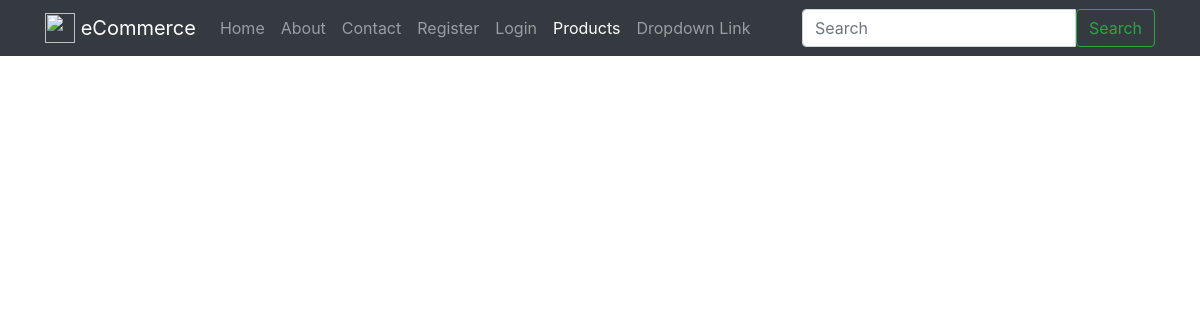
The app's page /products/, older data.
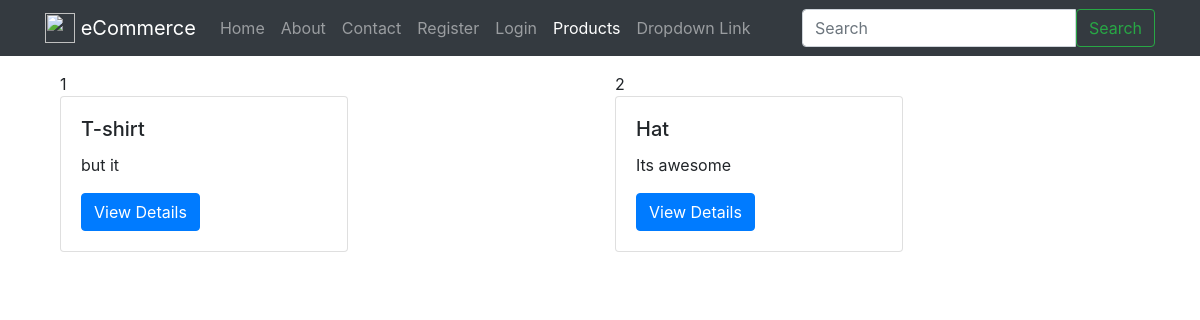
The same page, newer data.
### products/models.py (models this page shows, shortened)
class Product(models.Model):
    title       = models.CharField(max_length=20)
    slug        = models.SlugField(blank=True, default= 'hey', unique=True)
    description = models.TextField()
    price       = models.DecimalField(decimal_places=2, max_digits=10, default=39.99)
    image       = models.ImageField(upload_to=upload_image_path, null=True, blank=True)
    featured    = models.BooleanField(default=False)
    timestamp   = models.DateTimeField(auto_now_add=True)
    active      = models.BooleanField(default=True)
    objects = ProductManager()
    def get_absolute_url(self):
        return reverse("products:detail", kwargs={"slug":self.slug})

### products/views.py (the view)
class ProductListView(ListView):
    template_name = "product/list.html"
    def get_queryset(self, *args, **kwargs):
        request = self.request
        return Product.objects.all()

### products/models.py (called while the page is built)
    def active(self):
        return self.filter(active=True)

    def all(self):
        return self.get_queryset().active()

    def get_queryset(self):
        return ProductQuerySet(self.model, using=self._db)

### products/templates/product/list.html
{% extends "base.html" %}
{% block content %}
    <div class="container">
      <div class="row">
       {% for obj in object_list %}
        <div class="col">
        {{ forloop.counter }}
        {% include 'product/snippets/card.html' with instance=obj %}
        {% if forloop.counter|divisibleby:3 %}
         </div> </div><div class="row"><div class="col-12"><hr/> </div>
        {% else %}
         </div>
        {% endif %}
       {% endfor %}
      </div>
    </div>
{% endblock %}

### templates/base.html (shortened to what this page needs)
{% load static %}
<!doctype html>
<html lang="en">
  <head>
    {% include 'base/css.html' %}
  </head>
  <body>
    {% include 'base/navbar.html' with brand_name='eCommerce' %}
    <div class="container">
    {% block content %}{% endblock %}
    </div>
  </body>
</html>

### templates/base/css.html (shortened to what this page needs)
{% load static %}
<link rel="stylesheet" href="https://stackpath.bootstrapcdn.com/bootstrap/4.1.0/css/bootstrap.min.css">

### templates/base/navbar.html (shortened to what this page needs)
{% url 'home' as home_url %}
{% url 'products:list' as list_url %}
<nav class="navbar navbar-expand-lg navbar-dark bg-dark mb-3" >
<div class="container">
 <a class="navbar-brand" href="{{home_url}}">
    <img src="http://getbootstrap.com/assets/brand/bootstrap-solid.svg" width="30" height="30" class="d-inline-block align-top" alt="">
       {% if brand_name %} {{ brand_name }} {% else %} CFE eCommerce {% endif%}
        </a>
  <div class="collapse navbar-collapse" id="navbarSupportedContent">
    <ul class="navbar-nav mr-auto">
      <li class="nav-item {% if request.path == home_url %}active{% endif %}">
        <a class="nav-link" href="{% url 'home' %}">Home <span class="sr-only">(current)</span></a>
      </li>
      <li class="nav-item  {% if request.path == 'about' %}active{% endif %}">
        <a class="nav-link" href="{% url 'about' %}">About <span class="sr-only">(current)</span></a>
      </li>
      <li class="nav-item  {% if request.path == 'contact' %}active{% endif %}">
        <a class="nav-link" href="{% url 'contact' %}">Contact <span class="sr-only">(current)</span></a>
      </li>
    {% if request.user.is_authenticated %}
      <li class="nav-item {% if request.path == 'login' %}active{% endif %}">
        <a class="nav-link" href="{% url 'login' %}"> Logout <span class="sr-only">(current)</span></a>
      </li>
    {% else %}
      <li class="nav-item  {% if request.path == 'register' %}active{% endif %}">
        <a class="nav-link" href="{% url 'register' %}">Register <span class="sr-only">(current)</span></a>
      </li>
      <li class="nav-item {% if request.path == 'login' %}active{% endif %}">
        <a class="nav-link" href="{% url 'login' %}"> Login <span class="sr-only">(current)</span></a>
      </li>
    {% endif %}
      <li class="nav-item  {% if request.path == list_url %}active{% endif %}">
        <a class="nav-link" href="{% url 'products:list' %}">Products</a>
      </li>
      <li class="nav-item dropdown">
    <a class="nav-link dropdown toggle" href="http://example.com" id="navbarDropdownMenuLink" data-toggle="dropdown" aria-haspopup="true" aria-expanded="false">
        Dropdown Link </a>
      </li>
    </ul>
      {% include 'search/snippets/search-form.html' %}
   </div>
</div>
</nav>

### search/templates/search/snippets/search-form.html
 <form method="GET" action ="{% url "search:query" %}" class="form my-auto my-lg-0">
     <div class="input-group">
      <input class="form-control" type="text" name="q" placeholder="Search" aria-label="Search" value="{{ request.GET.q }}">
     <span class="input-group-btn">
         <button class="btn btn-outline-success" type="submit">Search</button>
     </span>
    </div>
 </form>

### products/templates/product/snippets/card.html (shortened to what this page needs)
<div class="card" style="width: 18rem;">
  <div class="card-body">
    <h5 class="card-title">{{ instance.title }}</h5>
      <p class="card-text">{{ instance.description|truncatewords:12 }}</p>
    <a href="{{ instance.get_absolute_url }}" class="btn btn-primary">View Details</a>
  </div>
</div>

### templates/base/js.html (shortened to what this page needs)
{% load static %}

Row changes from the older to the newer data that the page shows:
added Product: title "T-shirt", description "but it"
added Product: title "Hat", description "Its awesome"
